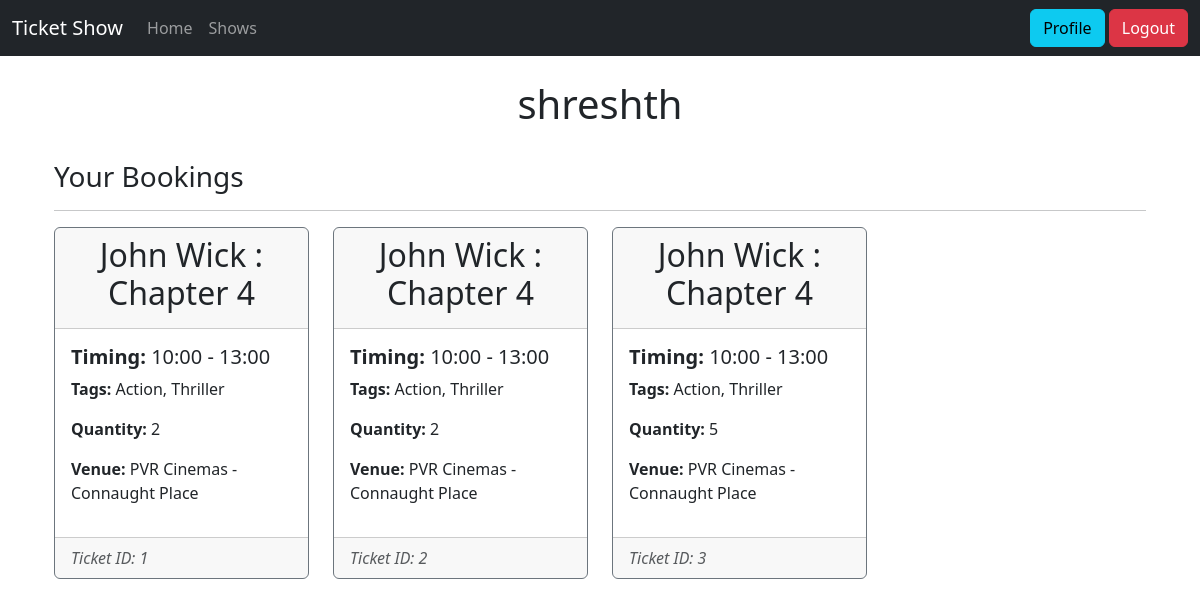
The page /profile (signed in) on the database its author committed.
### application/models.py (models this page shows, shortened)
class User(db.Model, UserMixin):
    __tablename__ = 'User'
    id = db.Column(db.Integer, primary_key=True, autoincrement=True)
    username = db.Column(db.String, unique=True, nullable=False)
    email = db.Column(db.String(120), unique=True, nullable=False)
    password_hash = db.Column(db.String(128), nullable=False)
    role = db.Column(db.String(10), nullable=False, default='user')
    def is_admin(self):
        return self.role == 'admin'

class Ticket(db.Model):
    __tablename__ = 'Ticket'
    id = db.Column(db.Integer, primary_key=True, autoincrement=True)
    quantity = db.Column(db.Integer, nullable=False)
    user_id = db.Column(db.Integer, db.ForeignKey('User.id'))
    show_id = db.Column(db.Integer, db.ForeignKey('Show.id'), nullable=False)

class Show(db.Model):
    __tablename__ = 'Show'
    id = db.Column(db.Integer, primary_key=True, autoincrement=True)
    name = db.Column(db.String(100), nullable=False)
    rating = db.Column(db.Float, nullable=False)
    timing = db.Column(db.String(20), nullable=False)
    tags = db.Column(db.String(100), nullable=False)
    ticket_price = db.Column(db.Float, nullable=False)
    capacity = db.Column(db.Integer, nullable=False)
    venue_id = db.Column(db.Integer, db.ForeignKey('Venue.id'), nullable=False)
    tickets = db.relationship('Ticket', backref='Show', lazy=True)

class Venue(db.Model):
    __tablename__ = 'Venue'
    id = db.Column(db.Integer, primary_key=True, autoincrement=True)
    name = db.Column(db.String(100), nullable=False)
    place = db.Column(db.String(100), nullable=False)
    location = db.Column(db.String(100), nullable=False)
    capacity = db.Column(db.Integer, nullable=False)
    shows = db.relationship('Show', backref='Venue', lazy=True)

### application/routes.py (the view)
@app.route('/profile')
@login_required
def profile():
    tickets = Ticket.query.filter_by(user_id=current_user.id).all()
    return render_template('profile.html', tickets=tickets)

### application/auth.py (called while the page is built)
@login_manager.user_loader
def load_user(user_id):
    return User.query.get(int(user_id))

### templates/profile.html
{% extends 'base.html' %} {% block content %}
<div class="container">
    <h1 align="center">{{ current_user.username }}</h1>
    <div>
        <br />
        <h3>Your Bookings</h3>
        <hr />
        <div class="row row-cols-4">
            {% for ticket in tickets %}
            <div class="col">
                <div
                    class="card border-secondary mb-3"
                    style="max-width: 18rem"
                >
                    <div class="card-header text-center">
                        <h2 class="card-title">{{ ticket.Show.name }}</h2>
                    </div>
                    <div class="card-body">
                        <h5>
                            <strong>Timing:</strong> {{ ticket.Show.timing }}
                        </h5>
                        <p><strong>Tags:</strong> {{ ticket.Show.tags }}</p>
                        <p><strong>Quantity:</strong> {{ ticket.quantity }}</p>
                        <p>
                            <strong>Venue:</strong> {{ ticket.Show.Venue.name }}
                            - {{ ticket.Show.Venue.place }}
                        </p>
                    </div>
                    <div class="card-footer text-body-secondary">
                        <i>Ticket ID: {{ ticket.id }}</i>
                    </div>
                </div>
            </div>
            {% endfor %}
        </div>
    </div>
</div>
{% endblock %}

### rows shown on the page
User: username "shreshth"
Ticket: Show.name "John Wick : Chapter 4", Show.timing "10:00 - 13:00", Show.tags "Action, Thriller", quantity "2", Show.Venue.name "PVR Cinemas", Show.Venue.place "Connaught Place", id "1"
Ticket: Show.name "John Wick : Chapter 4", Show.timing "10:00 - 13:00", Show.tags "Action, Thriller", quantity "2", Show.Venue.name "PVR Cinemas", Show.Venue.place "Connaught Place", id "2"
Ticket: Show.name "John Wick : Chapter 4", Show.timing "10:00 - 13:00", Show.tags "Action, Thriller", quantity "5", Show.Venue.name "PVR Cinemas", Show.Venue.place "Connaught Place", id "3"
